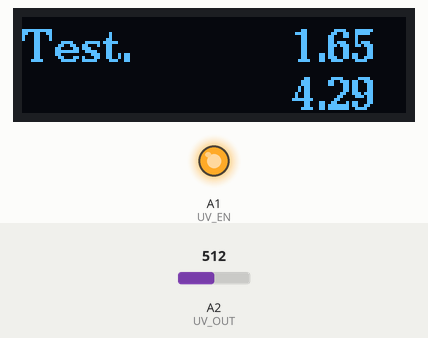
The sketch below on a simulated Arduino Due. On the bench: 128×32 one-colour display, output pins drawn as LEDs (lit = HIGH). The inputs (shaded band) are chosen by the test bench; at power-on: A2 (UV_OUT) = 512 (analog values on the 0–1023 scale). Pins used as bus, display or sensor lines are not drawn; what the sketch prints to the serial monitor is not drawn.

Above: at 1.2 s.
1.3 s: A2 (UV_OUT) set to 716
At 1.8 s:
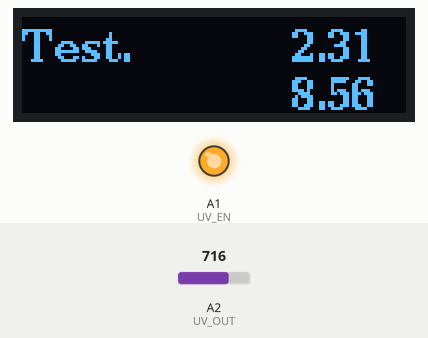
2.8 s: A2 (UV_OUT) set to 900
At 3.1 s:
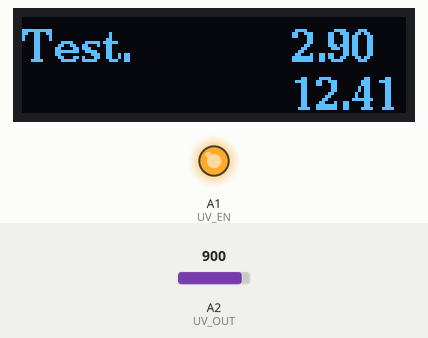
4.3 s: A2 (UV_OUT) set to 1023
At 5.1 s:
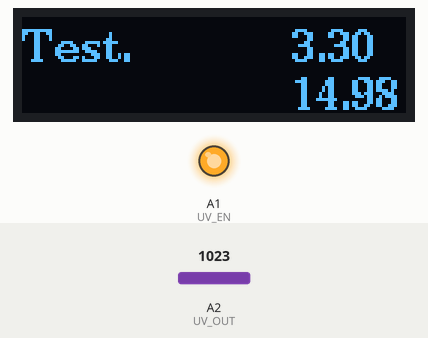
Timing chart, 0 to 7.3 s (numbered marks = the images above; inputs shaded):
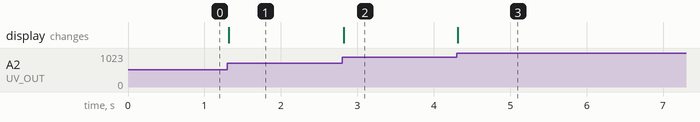

Measured:
- after the input at 1.3 s, the display: changes at once (image 1)
- after the input at 2.8 s, the display: changes at once (image 2)
- after the input at 4.3 s, the display: changes at once (image 3)

The sketch:

MKRZero_ML8511_OLED.ino
```cpp
/*
 * Test Sensor
 *
 * Amb un ML8511, per obtenir UV Intensity en mW/cm2
 * Ref: https://learn.sparkfun.com/tutorials/ml8511-uv-sensor-hookup-guide
*/

/*
 * EL MKRZERO está en les plaques SAMD
 */

#define SERIE 1  // 1 per enviar dades port serie per debug,0 no.

// Pins ML8511 amb 4 entrades Analogiques
#define UV_VCC A4
#define UV_GND A3
#define UV_OUT A2
#define UV_EN  A1

unsigned int Lect_UV = 0;
float Volts_UV = 0;

#include <Arduino.h>
#include <U8g2lib.h>

#ifdef U8X8_HAVE_HW_SPI
#include <SPI.h>
#endif
#ifdef U8X8_HAVE_HW_I2C
#include <Wire.h>
#endif

// Pins OLED
// Utilitzarems el SDA y SCL per defecte sense conectar la pantalla
// directament al Arduino per no perdre el pins SPI

/*
  U8glib Example Overview:
    Frame Buffer Examples: clearBuffer/sendBuffer. Fast, but may not work with all Arduino boards because of RAM consumption
    Page Buffer Examples: firstPage/nextPage. Less RAM usage, should work with all Arduino boards.
    U8x8 Text Only Example: No RAM usage, direct communication with display controller. No graphics, 8x8 Text only.

*/

// Please UNCOMMENT one of the contructor lines below
// U8g2 Contructor List (Frame Buffer)
// The complete list is available here: https://github.com/olikraus/u8g2/wiki/u8g2setupcpp
// Please update the pin numbers according to your setup. Use U8X8_PIN_NONE if the reset pin is not connected

// SEUTec
// WaveShare OLED 0.96
// Tenim d'utilitzar un pin de RESET per a que al alimentar a 3.3V la pantalla no es quedi negra.
// ZERO SPI
//U8G2_SSD1306_128X64_NONAME_F_4W_SW_SPI u8g2(U8G2_R0, /* clock=*/ 9, /* data=*/ 8, /* cs=*/ 10, /* dc=*/ 7, /* reset=*/ 6);
// UNO SPI
//U8G2_SSD1306_128X64_NONAME_F_4W_SW_SPI u8g2(U8G2_R0, /* clock=*/ 13, /* data=*/ 11, /* cs=*/ 10, /* dc=*/ 9, /* reset=*/ 8);
// UNO

// _HW_ Hardware I2C no cal especificar pins I2C, utilitzar los oficials del Arduino de Turno, SCL=12, SDA=11, MKRZero.
// No va be si tenim un altre dispositiu I2C, tindrem d utilitza Simulated Wire, SW.
// Per que no deixa especificar la I2C adress de la pantalla
//U8G2_SSD1306_128X64_NONAME_F_HW_I2C u8g2(U8G2_R0, /* reset=*/ U8X8_PIN_NONE);
// _SW_ Simulated I2C, podem cambiar els pins de comunicacio I2C, per evitar problemes amb altres dispisitius I2c.
// Tot i que va molt més lento. de 76 ms a 600ms.
//U8G2_SSD1306_128X64_NONAME_F_SW_I2C u8g2(U8G2_R0, /* clock, SCL=*/ A5, /* data,SDA =*/ A4, /* reset=*/ U8X8_PIN_NONE);

//U8G2_SSD1306_128X64_NONAME_F_4W_HW_SPI u8g2(U8G2_R0, /* cs=*/ 12, /* dc=*/ 4, /* reset=*/ 6);	// Arduboy (Production, Kickstarter Edition)
//U8G2_SSD1306_128X64_NONAME_F_4W_HW_SPI u8g2(U8G2_R0, /* cs=*/ 10, /* dc=*/ 9, /* reset=*/ 8);
//U8G2_SSD1306_128X64_NONAME_F_3W_SW_SPI u8g2(U8G2_R0, /* clock=*/ 13, /* data=*/ 11, /* cs=*/ 10, /* reset=*/ 8);
//U8G2_SSD1306_128X64_NONAME_F_SW_I2C u8g2(U8G2_R0, /* clock=*/ 13, /* data=*/ 11, /* reset=*/ 8);
//U8G2_SSD1306_128X64_NONAME_F_SW_I2C u8g2(U8G2_R0, /* clock=*/ SCL, /* data=*/ SDA, /* reset=*/ U8X8_PIN_NONE);   // All Boards without Reset of the Display
//U8G2_SSD1306_128X64_NONAME_F_6800 u8g2(U8G2_R0, 13, 11, 2, 3, 4, 5, 6, A4, /*enable=*/ 7, /*cs=*/ 10, /*dc=*/ 9, /*reset=*/ 8);
//U8G2_SSD1306_128X64_NONAME_F_8080 u8g2(U8G2_R0, 13, 11, 2, 3, 4, 5, 6, A4, /*enable=*/ 7, /*cs=*/ 10, /*dc=*/ 9, /*reset=*/ 8);
//U8G2_SSD1306_128X64_VCOMH0_F_4W_HW_SPI u8g2(U8G2_R0, /* cs=*/ 10, /* dc=*/ 9, /* reset=*/ 8);	// same as the NONAME variant, but maximizes setContrast() range

// SEUTec
// WaveShare OLED 1.3
// Tenim d'utilitzar un pin de RESET per a que al alimentar a 3.3V la pantalla no es quedi negra.
// ZERO
//U8G2_SH1106_128X64_NONAME_F_4W_SW_SPI u8g2(U8G2_R0, /* clock=*/ 9, /* data=*/ 8, /* cs=*/ 10, /* dc=*/ 7, /* reset=*/ 6);
// UNO
//U8G2_SH1106_128X64_NONAME_F_4W_SW_SPI u8g2(U8G2_R0, /* clock=*/ 13, /* data=*/ 11, /* cs=*/ 10, /* dc=*/ 9, /* reset=*/ 8);
// Si no podem utilitzar els pins 8, 9 i 10, per estar ocupats, podem utilitzar uns altres
//U8G2_SH1106_128X64_NONAME_F_4W_SW_SPI u8g2(U8G2_R0, /* clock=*/ 13, /* data=*/ 11, /* cs=*/ 6, /* dc=*/ 5, /* reset=*/ 7);
// SEUTec

//U8G2_SH1106_128X64_NONAME_F_4W_HW_SPI u8g2(U8G2_R0, /* cs=*/ 10, /* dc=*/ 9, /* reset=*/ 8);
//U8G2_SH1106_128X64_VCOMH0_F_4W_HW_SPI u8g2(U8G2_R0, /* cs=*/ 10, /* dc=*/ 9, /* reset=*/ 8);		// same as the NONAME variant, but maximizes setContrast() range
//U8G2_SSD1306_128X32_UNIVISION_F_SW_I2C u8g2(U8G2_R0, /* clock=*/ 21, /* data=*/ 20, /* reset=*/ U8X8_PIN_NONE);   // Adafruit Feather M0 Basic Proto + FeatherWing OLED

// SEUTec
U8G2_SSD1306_128X32_UNIVISION_F_SW_I2C u8g2(U8G2_R0, /* clock=*/ SCL, /* data=*/ SDA, /* reset=*/ U8X8_PIN_NONE);   // Adafruit Feather ESP8266/32u4 Boards + FeatherWing OLED
//U8G2_SSD1306_128X32_UNIVISION_F_SW_I2C u8g2(U8G2_R0, /* clock=*/ SCL_OLED, /* data=*/ SDA_OLED, /* reset=*/ U8X8_PIN_NONE);   // Adafruit Feather ESP8266/32u4 Boards + FeatherWing OLED
// SEUTec


//U8G2_SSD1306_128X32_UNIVISION_F_HW_I2C u8g2(U8G2_R0, /* reset=*/ U8X8_PIN_NONE);  // Adafruit ESP8266/32u4/ARM Boards + FeatherWing OLED
//U8G2_SSD1306_128X32_UNIVISION_F_HW_I2C u8g2(U8G2_R0, /* reset=*/ U8X8_PIN_NONE, /* clock=*/ SCL, /* data=*/ SDA);   // pin remapping with ESP8266 HW I2C
//U8G2_SSD1306_64X48_ER_F_HW_I2C u8g2(U8G2_R0, /* reset=*/ U8X8_PIN_NONE);   // EastRising 0.66" OLED breakout board, Uno: A4=SDA, A5=SCL, 5V powered
//U8G2_SSD1322_NHD_256X64_F_4W_SW_SPI u8g2(U8G2_R0, /* clock=*/ 13, /* data=*/ 11, /* cs=*/ 10, /* dc=*/ 9, /* reset=*/ 8);	// Enable U8G2_16BIT in u8g2.h
//U8G2_SSD1322_NHD_256X64_F_4W_HW_SPI u8g2(U8G2_R0, /* cs=*/ 10, /* dc=*/ 9, /* reset=*/ 8);	// Enable U8G2_16BIT in u8g2.h
//U8G2_SSD1325_NHD_128X64_F_4W_SW_SPI u8g2(U8G2_R0, /* clock=*/ 13, /* data=*/ 11, /* cs=*/ 10, /* dc=*/ 9, /* reset=*/ 8);
//U8G2_SSD1325_NHD_128X64_F_4W_HW_SPI u8g2(U8G2_R0, /* cs=*/ 10, /* dc=*/ 9, /* reset=*/ 8);
//U8G2_SSD1327_SEEED_96X96_F_SW_I2C u8g2(U8G2_R0, /* clock=*/ SCL, /* data=*/ SDA, /* reset=*/ U8X8_PIN_NONE);	// Seeedstudio Grove OLED 96x96
//U8G2_SSD1327_SEEED_96X96_F_HW_I2C u8g2(U8G2_R0, /* reset=*/ U8X8_PIN_NONE);	// Seeedstudio Grove OLED 96x96
//U8G2_SSD1305_128X32_NONAME_F_4W_SW_SPI u8g2(U8G2_R0, /* clock=*/ 13, /* data=*/ 11, /* cs=*/ 10, /* dc=*/ 9, /* reset=*/ 8);
//U8G2_SSD1305_128X32_NONAME_F_4W_HW_SPI u8g2(U8G2_R0, /* cs=*/ 10, /* dc=*/ 9, /* reset=*/ 8);
//U8G2_SSD1309_128X64_NONAME_F_4W_SW_SPI u8g2(U8G2_R0, /* clock=*/ 13, /* data=*/ 11, /* cs=*/ 10, /* dc=*/ 9, /* reset=*/ 8);
//U8G2_SSD1309_128X64_NONAME_F_4W_HW_SPI u8g2(U8G2_R0, /* cs=*/ 10, /* dc=*/ 9, /* reset=*/ 8);
//U8G2_LD7032_60X32_F_4W_SW_SPI u8g2(U8G2_R0, /* clock=*/ 11, /* data=*/ 12, /* cs=*/ 9, /* dc=*/ 10, /* reset=*/ 8);	// SW SPI Nano Board
//U8G2_LD7032_60X32_F_4W_SW_I2C u8g2(U8G2_R0, /* clock=*/ 11, /* data=*/ 12, /* reset=*/ U8X8_PIN_NONE);	// NOT TESTED!
//U8G2_UC1701_EA_DOGS102_F_4W_SW_SPI u8g2(U8G2_R0, /* clock=*/ 13, /* data=*/ 11, /* cs=*/ 10, /* dc=*/ 9, /* reset=*/ 8);
//U8G2_UC1701_EA_DOGS102_F_4W_HW_SPI u8g2(U8G2_R0, /* cs=*/ 10, /* dc=*/ 9, /* reset=*/ 8);
//U8G2_PCD8544_84X48_F_4W_SW_SPI u8g2(U8G2_R0, /* clock=*/ 13, /* data=*/ 11, /* cs=*/ 10, /* dc=*/ 9, /* reset=*/ 8);  // Nokia 5110 Display
//U8G2_PCD8544_84X48_F_4W_HW_SPI u8g2(U8G2_R0, /* cs=*/ 10, /* dc=*/ 9, /* reset=*/ 8); 		// Nokia 5110 Display
//U8G2_PCF8812_96X65_F_4W_SW_SPI u8g2(U8G2_R0, /* clock=*/ 13, /* data=*/ 11, /* cs=*/ 10, /* dc=*/ 9, /* reset=*/ 8);	// Could be also PCF8814
//U8G2_PCF8812_96X65_F_4W_HW_SPI u8g2(U8G2_R0, /* cs=*/ 10, /* dc=*/ 9, /* reset=*/ 8);						// Could be also PCF8814
//U8G2_KS0108_128X64_F u8g2(U8G2_R0, 8, 9, 10, 11, 4, 5, 6, 7, /*enable=*/ 18, /*dc=*/ 17, /*cs0=*/ 14, /*cs1=*/ 15, /*cs2=*/ U8X8_PIN_NONE, /* reset=*/  U8X8_PIN_NONE); 	// Set R/W to low!
//U8G2_KS0108_ERM19264_F u8g2(U8G2_R0, 8, 9, 10, 11, 4, 5, 6, 7, /*enable=*/ 18, /*dc=*/ 17, /*cs0=*/ 14, /*cs1=*/ 15, /*cs2=*/ 16, /* reset=*/  U8X8_PIN_NONE); 	// Set R/W to low!
//U8G2_ST7920_192X32_F_8080 u8g2(U8G2_R0, 8, 9, 10, 11, 4, 5, 6, 7, /*enable=*/ 18, /*cs=*/ U8X8_PIN_NONE, /*dc=*/ 17, /*reset=*/ U8X8_PIN_NONE);
//U8G2_ST7920_192X32_F_SW_SPI u8g2(U8G2_R0, /* clock=*/ 18 /* A4 */ , /* data=*/ 16 /* A2 */, /* CS=*/ 17 /* A3 */, /* reset=*/ U8X8_PIN_NONE);
//U8G2_ST7920_128X64_F_8080 u8g2(U8G2_R0, 8, 9, 10, 11, 4, 5, 6, 7, /*enable=*/ 18 /* A4 */, /*cs=*/ U8X8_PIN_NONE, /*dc/rs=*/ 17 /* A3 */, /*reset=*/ 15 /* A1 */);	// Remember to set R/W to 0
//U8G2_ST7920_128X64_F_SW_SPI u8g2(U8G2_R0, /* clock=*/ 18 /* A4 */ , /* data=*/ 16 /* A2 */, /* CS=*/ 17 /* A3 */, /* reset=*/ U8X8_PIN_NONE);
//U8G2_ST7920_128X64_F_SW_SPI u8g2(U8G2_R0, /* clock=*/ 13, /* data=*/ 11, /* CS=*/ 10, /* reset=*/ 8);
//U8G2_ST7920_128X64_F_HW_SPI u8g2(U8G2_R0, /* CS=*/ 10, /* reset=*/ 8);
//U8G2_ST7565_EA_DOGM128_F_4W_SW_SPI u8g2(U8G2_R0, /* clock=*/ 13, /* data=*/ 11, /* cs=*/ 10, /* dc=*/ 9, /* reset=*/ 8);
//U8G2_ST7565_EA_DOGM128_F_4W_HW_SPI u8g2(U8G2_R0, /* cs=*/ 10, /* dc=*/ 9, /* reset=*/ 8);
//U8G2_ST7565_EA_DOGM132_1_4W_SW_SPI u8g2(U8G2_R0, /* clock=*/ 13, /* data=*/ 11, /* cs=*/ 10, /* dc=*/ 9, /* reset=*/ U8X8_PIN_NONE);	// DOGM132 Shield
//U8G2_ST7565_EA_DOGM132_1_4W_HW_SPI u8g2(U8G2_R0, /* cs=*/ 10, /* dc=*/ 9, /* reset=*/ U8X8_PIN_NONE);	// DOGM132 Shield
//U8G2_ST7565_ZOLEN_128X64_F_4W_SW_SPI u8g2(U8G2_R0, /* clock=*/ 13, /* data=*/ 11, /* cs=*/ 10, /* dc=*/ 9, /* reset=*/ 8);
//U8G2_ST7565_ZOLEN_128X64_F_4W_HW_SPI u8g2(U8G2_R0, /* cs=*/ 10, /* dc=*/ 9, /* reset=*/ 8);
//U8G2_ST7565_LM6059_F_4W_SW_SPI u8g2(U8G2_R0, /* clock=*/ 13, /* data=*/ 11, /* cs=*/ 10, /* dc=*/ 9, /* reset=*/ 8);		// Adafruit ST7565 GLCD
//U8G2_ST7565_LM6059_F_4W_HW_SPI u8g2(U8G2_R0, /* cs=*/ 10, /* dc=*/ 9, /* reset=*/ 8);		// Adafruit ST7565 GLCD
//U8G2_ST7565_ERC12864_F_4W_SW_SPI u8g2(U8G2_R0, /* clock=*/ 13, /* data=*/ 11, /* cs=*/ 10, /* dc=*/ 9, /* reset=*/ 8);
//U8G2_ST7565_ERC12864_F_4W_HW_SPI u8g2(U8G2_R0, /* cs=*/ 10, /* dc=*/ 9, /* reset=*/ 8);
//U8G2_ST7565_NHD_C12832_F_4W_SW_SPI u8g2(U8G2_R0, /* clock=*/ 13, /* data=*/ 11, /* cs=*/ 10, /* dc=*/ 9, /* reset=*/ 8);
//U8G2_ST7565_NHD_C12832_F_4W_HW_SPI u8g2(U8G2_R0, /* cs=*/ 10, /* dc=*/ 9, /* reset=*/ 8);
//U8G2_ST7567_PI_132X64_F_4W_SW_SPI u8g2(U8G2_R0, /* clock=*/ 13, /* data=*/ 11, /* cs=*/ 7, /* dc=*/ 9, /* reset=*/ 8);  // Pax Instruments Shield, LCD_BL=6
//U8G2_ST7567_PI_132X64_F_4W_HW_SPI u8g2(U8G2_R0, /* cs=*/ 7, /* dc=*/ 9, /* reset=*/ 8);  // Pax Instruments Shield, LCD_BL=6
//U8G2_NT7534_TG12864R_F_4W_SW_SPI u8g2(U8G2_R0, /* clock=*/ 13, /* data=*/ 11, /* cs=*/ 10, /* dc=*/ 9, /* reset=*/ 8);
//U8G2_NT7534_TG12864R_F_4W_HW_SPI u8g2(U8G2_R0, /* cs=*/ 10, /* dc=*/ 9, /* reset=*/ 8);
//U8G2_ST7588_JLX12864_F_SW_I2C u8g2(U8G2_R0, /* clock=*/ SCL, /* data=*/ SDA, /* reset=*/ 5);
//U8G2_ST7588_JLX12864_F_HW_I2C u8g2(U8G2_R0, /* reset=*/ 5);
//U8G2_IST3020_ERC19264_F_6800 u8g2(U8G2_R0, 44, 43, 42, 41, 40, 39, 38, 37,  /*enable=*/ 28, /*cs=*/ 32, /*dc=*/ 30, /*reset=*/ 31); // Connect WR pin with GND
//U8G2_IST3020_ERC19264_F_8080 u8g2(U8G2_R0, 44, 43, 42, 41, 40, 39, 38, 37,  /*enable=*/ 29, /*cs=*/ 32, /*dc=*/ 30, /*reset=*/ 31); // Connect RD pin with 3.3V
//U8G2_IST3020_ERC19264_F_4W_SW_SPI u8g2(U8G2_R0, /* clock=*/ 13, /* data=*/ 11, /* cs=*/ 10, /* dc=*/ 9, /* reset=*/ 8);
//U8G2_LC7981_160X80_F_6800 u8g2(U8G2_R0, 8, 9, 10, 11, 4, 5, 6, 7, /*enable=*/ 18, /*cs=*/ 14, /*dc=*/ 15, /*reset=*/ 16); // Connect RW with GND
//U8G2_T6963_240X128_F_8080 u8g2(U8G2_R0, 8, 9, 10, 11, 4, 5, 6, 7, /*enable=*/ 17, /*cs=*/ 14, /*dc=*/ 15, /*reset=*/ 16); // Connect RD with +5V, FS0 and FS1 with GND
//U8G2_T6963_256X64_F_8080 u8g2(U8G2_R0, 8, 9, 10, 11, 4, 5, 6, 7, /*enable=*/ 17, /*cs=*/ 14, /*dc=*/ 15, /*reset=*/ 16); // Connect RD with +5V, FS0 and FS1 with GND
//U8G2_SED1330_240X128_F_8080 u8g2(U8G2_R0, 8, 9, 10, 11, 4, 5, 6, 7, /*enable=*/ 17, /*cs=*/ 14, /*dc=*/ 15, /*reset=*/ 16); // Connect RD with +5V, FG with GND
//U8G2_SED1330_240X128_F_6800 u8g2(U8G2_R0, 13, 11, 2, 3, 4, 5, 6, A4, /*enable=*/ 7, /*cs=*/ 10, /*dc=*/ 9, /*reset=*/ 8); // A0 is dc pin!
//U8G2_RA8835_NHD_240X128_F_8080 u8g2(U8G2_R0, 8, 9, 10, 11, 4, 5, 6, 7, /*enable=*/ 17, /*cs=*/ 14, /*dc=*/ 15, /*reset=*/ 16); // Connect /RD = E with +5V, enable is /WR = RW, FG with GND, 14=Uno Pin A0
//U8G2_RA8835_NHD_240X128_F_6800 u8g2(U8G2_R0, 8, 9, 10, 11, 4, 5, 6, 7,  /*enable=*/ 17, /*cs=*/ 14, /*dc=*/ 15, /*reset=*/ 16); // A0 is dc pin, /WR = RW = GND, enable is /RD = E
//U8G2_UC1604_JLX19264_F_4W_SW_SPI u8g2(U8G2_R0, /* clock=*/ 13, /* data=*/ 11, /* cs=*/ 10, /* dc=*/ 9, /* reset=*/ 8);
//U8G2_UC1604_JLX19264_F_4W_HW_SPI u8g2(U8G2_R0, /* cs=*/ 10, /* dc=*/ 9, /* reset=*/ 8);
//U8G2_UC1608_ERC24064_F_4W_SW_SPI u8g2(U8G2_R0, /* clock=*/ 13, /* data=*/ 11, /* cs=*/ 10, /* dc=*/ 9, /* reset=*/ 8);  // SW SPI, Due ERC24064-1 Test Setup
//U8G2_UC1608_240X128_F_4W_SW_SPI u8g2(U8G2_R0, /* clock=*/ 13, /* data=*/ 11, /* cs=*/ 10, /* dc=*/ 9, /* reset=*/ 8);  // SW SPI, Due ERC24064-1 Test Setup
//U8G2_UC1610_EA_DOGXL160_F_4W_SW_SPI u8g2(U8G2_R0, /* clock=*/ 13, /* data=*/ 11, /* cs=*/ 10, /* dc=*/ 9, /* reset=*/  U8X8_PIN_NONE);
//U8G2_UC1610_EA_DOGXL160_F_4W_HW_SPI u8g2(U8G2_R0, /* cs=*/ 10, /* dc=*/ 9, /* reset=*/  U8X8_PIN_NONE);
//U8G2_UC1611_EA_DOGM240_F_2ND_HW_I2C u8g2(U8G2_R0, /* reset=*/ 8);	// Due, 2nd I2C, DOGM240 Test Board
//U8G2_UC1611_EA_DOGM240_F_4W_SW_SPI u8g2(U8G2_R0, /* clock=*/ 13, /* data=*/ 11, /* cs=*/ 10, /* dc=*/ 9, /* reset=*/ 8);   // Due, SW SPI, DOGXL240 Test Board
//U8G2_UC1611_EA_DOGXL240_F_2ND_HW_I2C u8g2(U8G2_R0, /* reset=*/ 8);	// Due, 2nd I2C, DOGXL240 Test Board
//U8G2_UC1611_EA_DOGXL240_F_4W_SW_SPI u8g2(U8G2_R0, /* clock=*/ 13, /* data=*/ 11, /* cs=*/ 10, /* dc=*/ 9, /* reset=*/ 8);   // Due, SW SPI, DOGXL240 Test Board
//U8G2_SSD1606_172X72_F_4W_SW_SPI u8g2(U8G2_R0, /* clock=*/ 13, /* data=*/ 11, /* cs=*/ 10, /* dc=*/ 9, /* reset=*/ 8);		// eInk/ePaper Display
//U8G2_SSD1607_200X200_F_4W_SW_SPI u8g2(U8G2_R0, /* clock=*/ 13, /* data=*/ 11, /* cs=*/ 10, /* dc=*/ 9, /* reset=*/ 8);	// eInk/ePaper Display

// End of constructor list

#define V_REF 3.3
#define Bits_ADC 12  // Si analogReadResolution(10) bits, per defecte
                     // 8, 10 o 12 per MKRZERO
const int Lect_Ref = pow(2, Bits_ADC)-1;

void setup(void) {
   // initialize serial communication at 9600 bits per second:
  Serial.begin(9600);

  // Configuracio Pins ML8511 per alimentarlo a traves del pins Analogics
  pinMode(UV_VCC, OUTPUT);
  digitalWrite(UV_VCC, HIGH);
  pinMode(UV_GND, OUTPUT);
  digitalWrite(UV_GND, LOW);
  pinMode(UV_EN, OUTPUT);
  digitalWrite(UV_EN, HIGH);

  analogReadResolution(Bits_ADC);

  u8g2.begin();
  u8g2.setFont(u8g2_font_ncenB10_tr);  // choose a suitable font
                                       // Una lletra més petita sescriu en menys temps.
}

void loop(void) {
  Lect_UV = analogRead(UV_OUT);
  Volts_UV = Lect_UV * V_REF / Lect_Ref;
  float uvIntensity = mapfloat(Volts_UV, 0.99, V_REF, 0.0, 15.0); //Convert the voltage to a UV intensity level

// Enviar dades el port Series per Debug
#if SERIE
  Serial.println("Lectura ADC: " + String(Lect_UV));
  Serial.println("Volts ADC: " + String(Volts_UV));
  Serial.print("UV Intensity: " + String(uvIntensity) + " mW/cm2\n\n");
#endif

// Mostrar dades per la pantalla OLED
#define X_PXLS 128
#define Y_PXLS 32
#define NUM_LINS 2

#define ALT_LINEA Y_PXLS / NUM_LINS - 1
//#define ENTRE_LINEA 10
#define POS_NUMS 90    //Posició on posar el numeros

  u8g2.clearBuffer();					// clear the internal memory

  u8g2.drawStr(0,ALT_LINEA,"Test.");

  u8g2.setCursor(POS_NUMS, ALT_LINEA);
  u8g2.print(Volts_UV);

  //u8g2.setCursor(POS_NUMS, ALT_LINEA *2 + ENTRE_LINEA);
  u8g2.setCursor(POS_NUMS, 2 * ALT_LINEA);
  u8g2.print(uvIntensity);   // Mostrar dato amb 0 decimals, sense utilitzar dtostrf.
                        // print(String(var,decimals)); no funciona amb Arduino Micro.

  u8g2.sendBuffer();					// transfer internal memory to the display
}

//The Arduino Map function but for floats
//From: http://forum.arduino.cc/index.php?topic=3922.0
float mapfloat(float x, float in_min, float in_max, float out_min, float out_max)
{
  return (x - in_min) * (out_max - out_min) / (in_max - in_min) + out_min;
}
```
